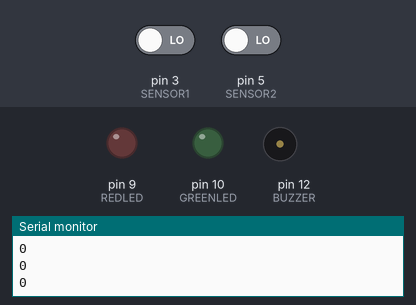
A sketch run on a simulated Arduino Uno, built with avr-gcc and run on an emulated ATmega328P. On the bench: output pins drawn as LEDs (lit = HIGH), buzzer (waves = sounding), the last lines printed to the serial monitor. Dashed ring = blinking. The test bench sets the inputs (shaded band); at power-on: pin 3 (SENSOR1) LOW, pin 5 (SENSOR2) LOW.

Above: at 2.8 s.
2.9 s: pin 3 (SENSOR1) driven HIGH
At 3.17 s:
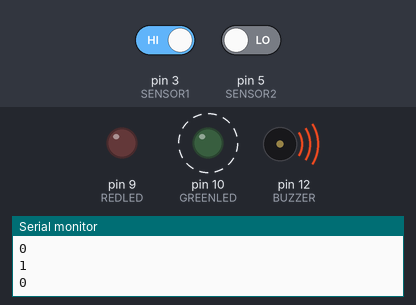
5.9 s: pin 5 (SENSOR2) driven HIGH
At 6.8 s:
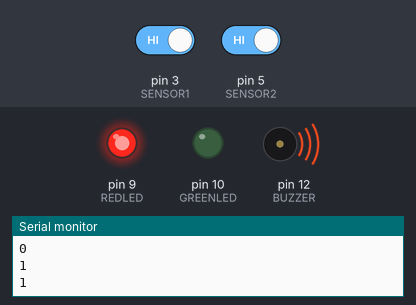
Timing chart, 0 to 13.7 s (numbered marks = the images above; inputs shaded):
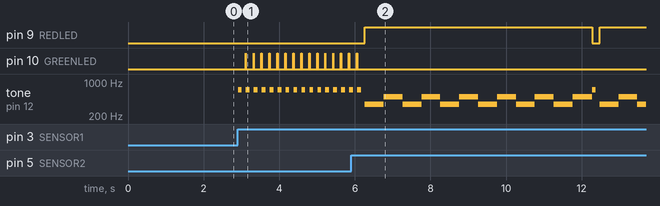

Measured:
- after the input at 2.9 s, pin 10 (GREENLED): alternates HIGH for 0.01 s and LOW for 0.20 s, starting after 0.21 s; tone on pin 12 (BUZZER): alternates 700 Hz for 0.10 s and silent for 0.11 s, starting at once
- after the input at 5.9 s, pin 9 (REDLED): LOW → HIGH after 0.36 s, → LOW 6.0 s later, → HIGH 0.20 s later; pin 10 (GREENLED): goes on until 6.1 s, then stays LOW

The sketch:

Buzzer.ino
```cpp
#define SENSOR1 3 // pin 3 for  sensor
#define SENSOR2 5 // pin 5 for  2nd sensor
#define BUZZER 12 // pin 12 for buzzer
#define GREENLED 10 // pin 10 for green led
#define REDLED 9 // pin 9 for red led

void setup() {
  Serial.begin(115200);
  Serial.println("Test");
  pinMode(SENSOR1, INPUT);//define detect input pin
  pinMode(SENSOR2, INPUT);//define detect input pin
  pinMode(BUZZER, OUTPUT);//define detect output pin
  pinMode(GREENLED, OUTPUT);
  pinMode(REDLED, OUTPUT);

}


void ledOn(int pin) {

  digitalWrite(pin, HIGH);
}

void ledOff(int pin) {

  digitalWrite(pin, LOW);
}

void loop() {

  int firstdetected;
  int seconddetected;

  ledOff(GREENLED);
  ledOff(REDLED);

  if (millis() > 2000) {

  firstdetected = digitalRead(SENSOR1); // read Laser sensor
  seconddetected = digitalRead(SENSOR2); // read Laser sensor

    Serial.println(firstdetected);
    Serial.println(seconddetected);


    if (firstdetected == 1) {
    tone(BUZZER, 700, 100);
    delay(200);
    noTone(BUZZER);
    ledOn(GREENLED);
    }

    if (seconddetected == 1) {
    //hasRun = true;
    ledOn(REDLED);
    ledOff(GREENLED);
    tone(BUZZER, 350);
    delay(500);
    tone(BUZZER, 500);
    delay(500);
    tone(BUZZER, 350);
    delay(500);
    tone(BUZZER, 500);
    delay(500);
    tone(BUZZER, 350);
    delay(500);
    tone(BUZZER, 500);
    delay(500);
    tone(BUZZER, 350);
    delay(500);
    tone(BUZZER, 500);
    delay(500);
    tone(BUZZER, 350);
    delay(500);
    tone(BUZZER, 500);
    delay(500);
    tone(BUZZER, 350);
    delay(500);
    tone(BUZZER, 500);
    delay(500);

  }

  delay(10);

  }

}
```
